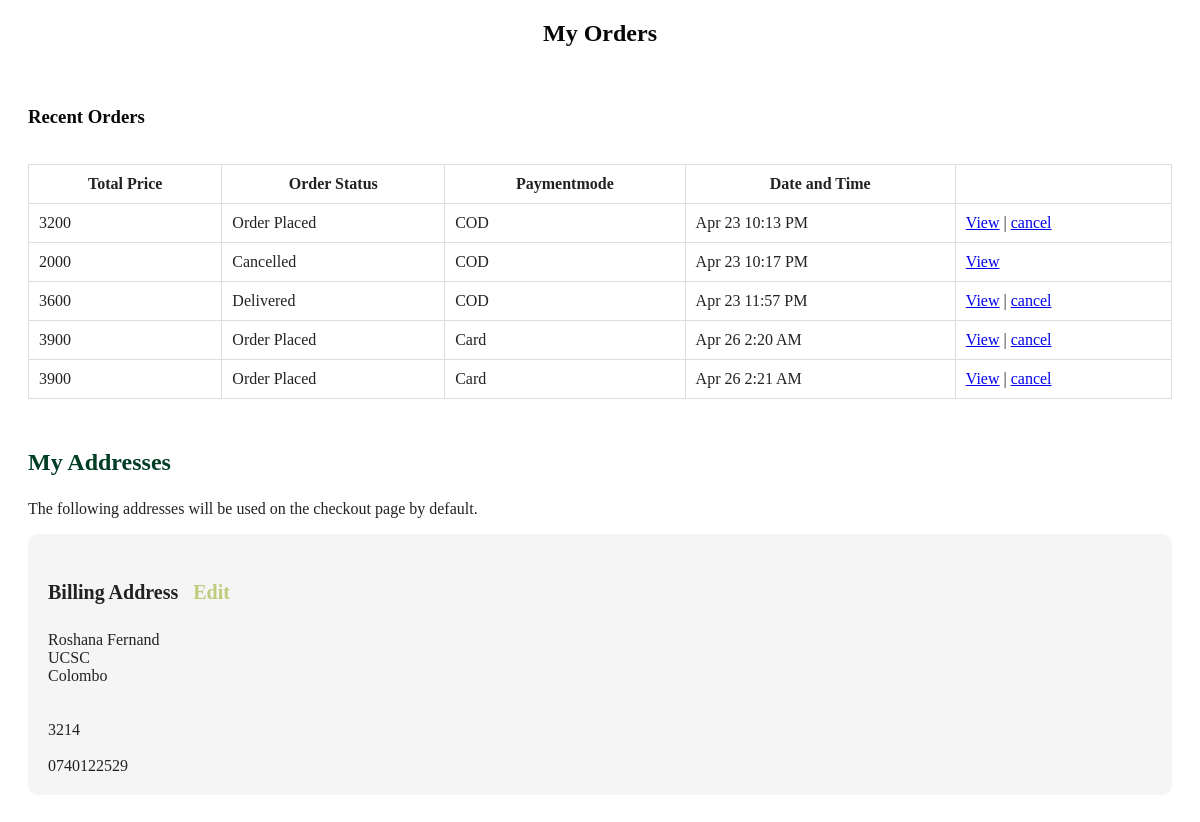
Screenshot of /user/orders.php (signed in) with the database file from the repository.
### tables this page shows
CREATE TABLE `orders` (
  `id` int(11) NOT NULL,
  `userid` int(11) NOT NULL,
  `totalprice` varchar(255) NOT NULL,
  `orderstatus` varchar(255) NOT NULL,
  `paymentmode` varchar(255) NOT NULL,
  `timestamp` datetime NOT NULL DEFAULT current_timestamp()
);

CREATE TABLE `user_data` (
  `id` int(11) NOT NULL,
  `userid` int(11) NOT NULL,
  `firstname` varchar(255) NOT NULL,
  `lastname` varchar(255) NOT NULL,
  `company` varchar(255) NOT NULL,
  `address1` varchar(255) NOT NULL,
  `address2` varchar(255) NOT NULL,
  `city` varchar(255) NOT NULL,
  `state` varchar(255) NOT NULL,
  `country` varchar(255) NOT NULL,
  `zip` varchar(255) NOT NULL,
  `mobile` varchar(255) NOT NULL
);

### user/orders.php (the view, shortened to what this page needs)
<?php
include ('../database/linklinkz.php');
?>
 <!DOCTYPE html>
<html lang="en">
<head>
    <link rel="stylesheet" type="text/css" href="../css/User/order.css">
</head>
<body>
<div class="container text-white">
    <h2 class='text-center text-white'>My Orders</h2>
    <section id="content">
		<div class="content-blog content-account">
			<div class="container">
				<div class="row">
					<div class="col-md-12">
			<h3>Recent Orders</h3>
			<br>
			<table class="cart-table account-table table table-bordered bg-white text-dark">
				<thead>
					<tr>
						<th>Total Price</th>
						<th>Order Status</th>
						<th>Paymentmode</th>
						<th>Date and Time</th>
						<th></th>
					</tr>
				</thead>
				<tbody>
				<?php
				$c_id = $_SESSION['customerid'];
				$sql = "SELECT * FROM orders WHERE userid='$c_id'";
				$result = mysqli_query($conn, $sql);
				if (mysqli_num_rows($result) > 0) {
				 while($row = mysqli_fetch_assoc($result)) {
 			?>
					<tr>
						<td>
							<?php echo $row["totalprice"] ?>
						</td>
						<td>
						<?php echo $row["orderstatus"] ?>
						</td>
						<td>
						<?php echo $row["paymentmode"] ?>
						</td>
						<td>
						<?php echo date('M j g:i A', strtotime($row["timestamp"]));  ?>
						</td>
						<td>
							<a href="view-order.php?id=<?php echo $row["id"] ?>">View</a>
							<?php if($row["orderstatus"] != 'Cancelled'){ ?>
								|  <a href="cancel-order.php?id=<?php echo $row["id"] ?>">cancel</a>
							<?php }?>
						</td>
					</tr>
			<?php
				}
			   } else {
				 echo "0 results";
			   }
			 ?>
				</tbody>
			</table>
			<div class="ma-address">
						<h3>My Addresses</h3>
						<p>The following addresses will be used on the checkout page by default.</p>
						<div class="row  bg-white text-dark px-5 py-3">
				<div class="col-md-6">
								<h4>Billing Address <a href="update_address.php?id=<?php echo $c_id ?>">Edit</a></h4>
                                <?php
                        $sql_add = "SELECT * FROM user_data  WHERE userid='$c_id'";
                        $result_add = mysqli_query($conn, $sql_add);
                     $row_add = mysqli_fetch_assoc($result_add);
                        echo $row_add['firstname'] ." ". $row_add['lastname'] . "<br>";
                        echo $row_add['company'] . "<br>";
                        echo $row_add['address1'] . "<br>";
                        echo $row_add['address2'] . "<br>";
                        echo $row_add['city'] . "<br>";
                        echo $row_add['zip'] . "<br>";
                        echo $row_add['country'] . "<br>";
                        echo $row_add['mobile'] . "<br>";
                        ?>
				</div>
			</div>
			</div>
					</div>
				</div>
			</div>
		</div>
	</section>
</div>
            </body>
            </html>

### css/User/order.css (style rules this page uses)
.text-white { color: #080707; }
.text-center { text-align: center; }
.content-blog { padding: 20px; }
.content-account { margin-top: 20px; }
.row { margin-bottom: 20px; }
.cart-table { width: 100%; border-collapse: collapse; border: 1px solid #ddd; }
.cart-table th, .cart-table td { padding: 10px; border: 1px solid #ddd; }
.bg-white { background-color: #fff; }
.text-dark { color: #222; }
.ma-address { margin-top: 50px; }
.ma-address h3 { font-size: 24px; color: #003D25; }
.ma-address p { font-size: 16px; color: #222; }
.ma-address .row { background-color: #f5f5f5; padding: 20px; border-radius: 10px; }
.ma-address .row h4 { font-size: 20px; color: #222; }
.ma-address .row a { color: #BFCC7C; text-decoration: none; margin-left: 10px; }

### rows the page displays
orders: totalprice "3200", orderstatus "Order Placed", paymentmode "COD", timestamp "Apr 23 10:13 PM"
orders: totalprice "2000", orderstatus "Cancelled", paymentmode "COD", timestamp "Apr 23 10:17 PM"
orders: totalprice "3600", orderstatus "Delivered", paymentmode "COD", timestamp "Apr 23 11:57 PM"
orders: totalprice "3900", orderstatus "Order Placed", paymentmode "Card", timestamp "Apr 26 2:20 AM"
orders: totalprice "3900", orderstatus "Order Placed", paymentmode "Card", timestamp "Apr 26 2:21 AM"
user_data: firstname "Roshana", lastname "Fernand", company "UCSC", address1 "Colombo", zip "3214", mobile "0740122529"
